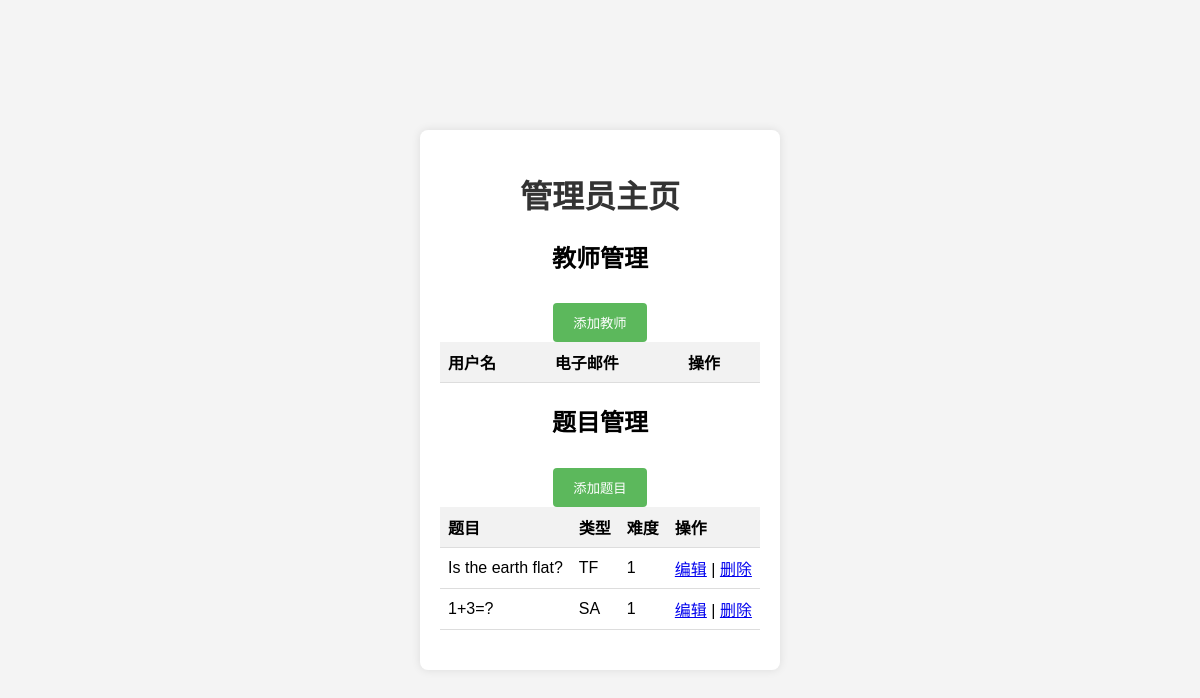
/api/admin_home/ (signed in), run on an earlier commit of the app's database.
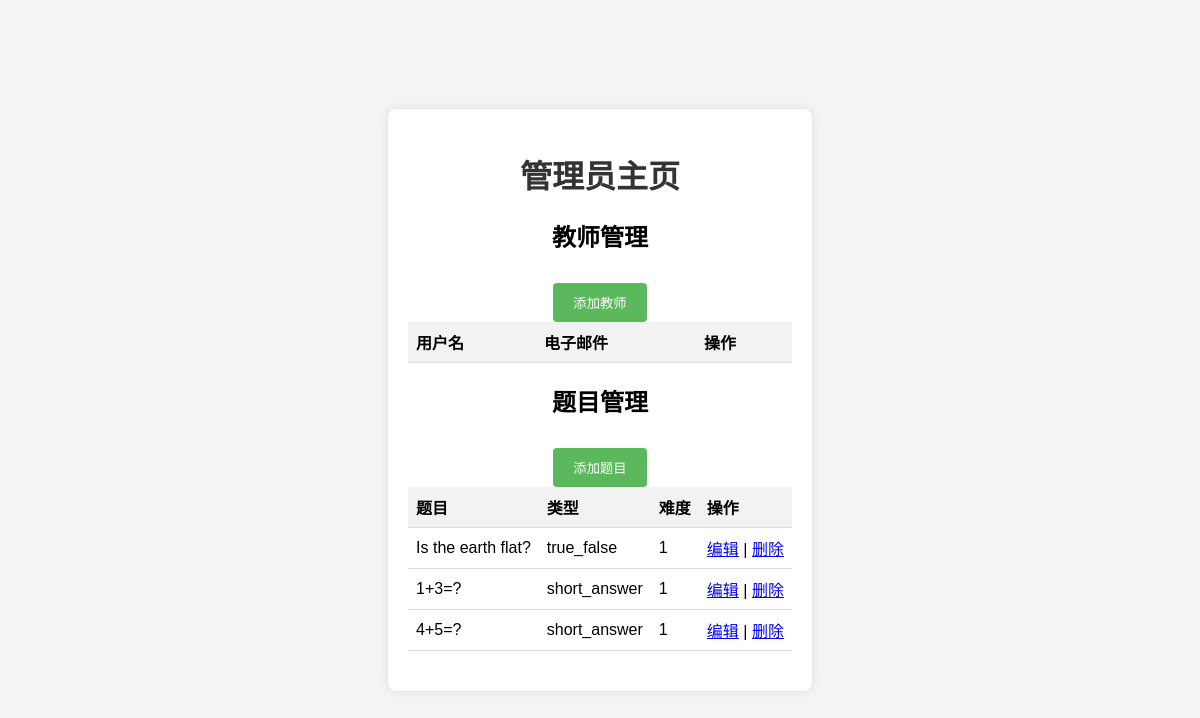
And on a later commit of the database.
### exam_app/models.py (models this page shows, shortened)
class Question(models.Model):
    QUESTION_TYPES = (
        ('single', '单选题'),
        ('multiple', '多选题'),
        ('true_false', '判断题'),
        ('short_answer', '问答题'),
    )
    question_text = models.CharField(max_length=255)
    question_type = models.CharField(max_length=20, choices=QUESTION_TYPES)
    difficulty = models.IntegerField()
    answer = models.TextField(default='')  # 确保这一行存在

### exam_app/views_admin.py (the view)
# urls.py: path('admin_home/', admin_home, name='admin_home'),
@login_required
def admin_home(request):
    if not request.user.is_staff:
        return redirect('home')
    teachers = User.objects.filter(groups__name='Teachers')
    questions = Question.objects.all()
    return render(request, 'admin_home.html', {'teachers': teachers, 'questions': questions})

### templates/admin_home.html (shortened to what this page needs)
<!DOCTYPE html>
<html>
<head>
</head>
<body>
    <div class="container">
        <h1>管理员主页</h1>
        <h2>教师管理</h2>
        <a href="{% url 'add_teacher' %}">
            <button class="button">添加教师</button>
        </a>
        <table>
            <thead>
                <tr>
                    <th>用户名</th>
                    <th>电子邮件</th>
                    <th>操作</th>
                </tr>
            </thead>
        </table>
        <h2>题目管理</h2>
        <a href="{% url 'add_question' %}">
            <button class="button">添加题目</button>
        </a>
        <table>
            <thead>
                <tr>
                    <th>题目</th>
                    <th>类型</th>
                    <th>难度</th>
                    <th>操作</th>
                </tr>
            </thead>
            <tbody>
                {% for question in questions %}
                <tr>
                    <td>{{ question.question_text }}</td>
                    <td>{{ question.question_type }}</td>
                    <td>{{ question.difficulty }}</td>
                    <td>
                        <a href="{% url 'edit_question' question.id %}">编辑</a> |
                        <a href="{% url 'delete_question' question.id %}">删除</a>
                    </td>
                </tr>
                {% endfor %}
            </tbody>
        </table>
    </div>
</body>
</html>

### templates/admin_home.html (style rules this page uses)
body { font-family: Arial, sans-serif; margin: 0; padding: 0; display: flex; justify-content: center; align-items: center; height: 100vh; background-color: #f4f4f4; }
.container { text-align: center; background: white; padding: 20px; border-radius: 8px; box-shadow: 0 0 10px rgba(0, 0, 0, 0.1); }
h1 { color: #333; }
table { width: 100%; border-collapse: collapse; margin-bottom: 20px; }
th, td { padding: 8px; text-align: left; border-bottom: 1px solid #ddd; }
th { background-color: #f2f2f2; }
.button { padding: 10px 20px; background-color: #5cb85c; color: white; border: none; border-radius: 4px; cursor: pointer; margin-top: 10px; }

What changed in the data, as far as the page shows it:
changed Question "Is the earth flat?": question_type "TF" → "true_false"
changed Question (number 2 of 3 on the later page): question_type "SA" → "short_answer"
added Question: question_text "4+5=?", question_type "short_answer", difficulty "1"
